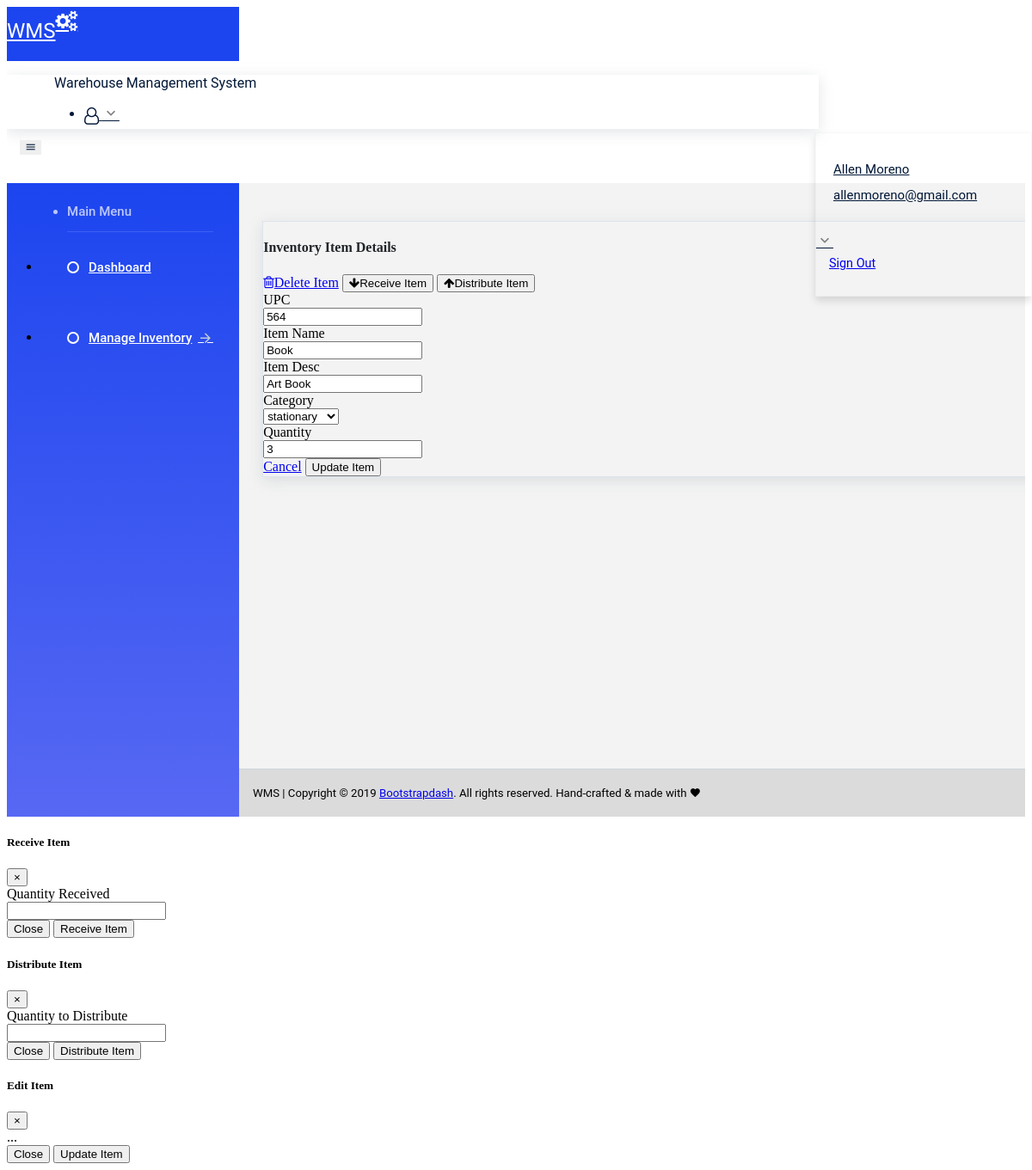
Before: /item_details.php?details_id=74 with the older database file.
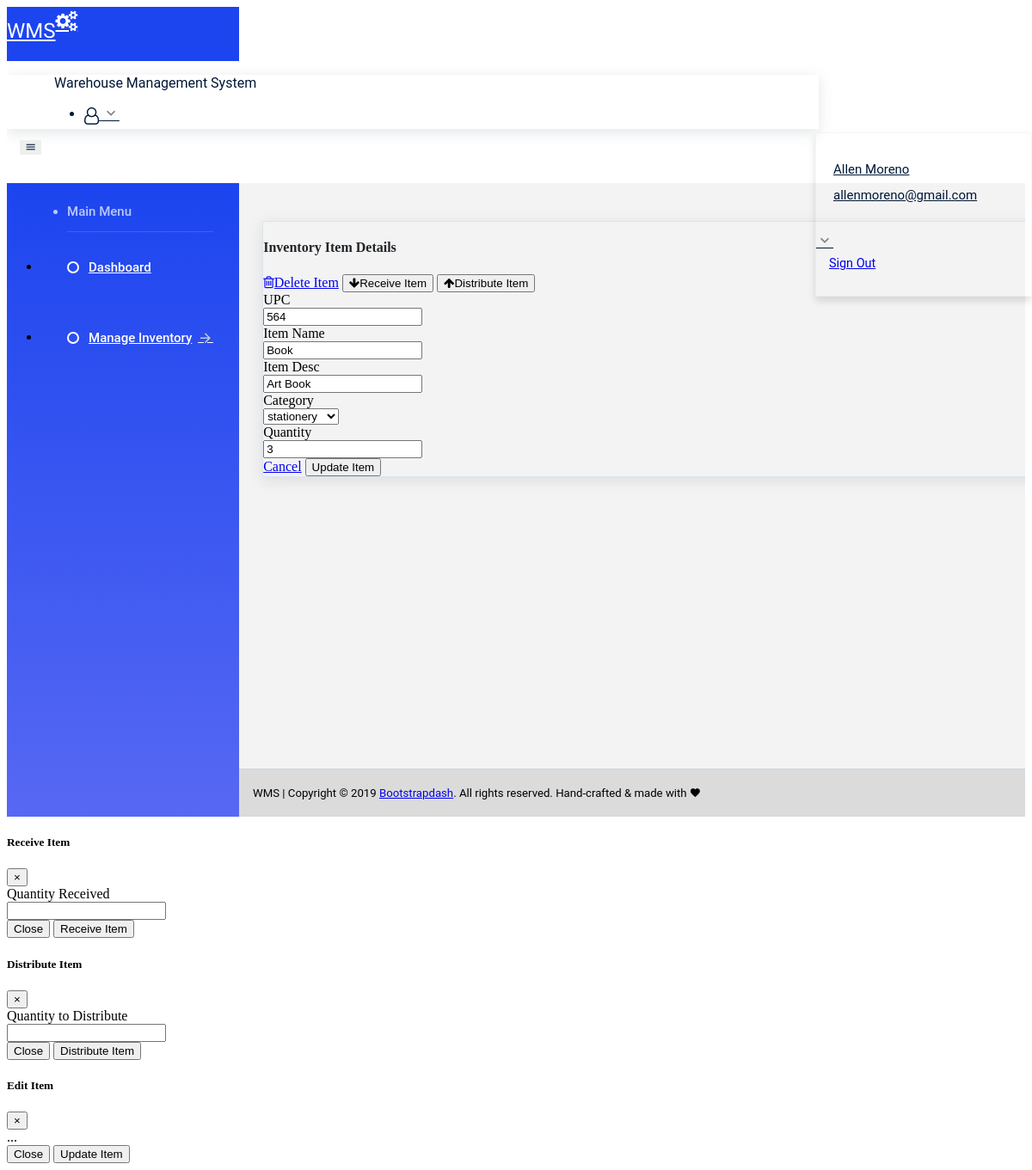
After: the same page with the newer database file.
### tables this page shows
CREATE TABLE `inventory_items` (
  `id` int(11) NOT NULL,
  `upc` varchar(255) NOT NULL,
  `item_name` varchar(255) NOT NULL,
  `item_desc` varchar(255) NOT NULL,
  `category` varchar(255) NOT NULL,
  `quantity` int(255) NOT NULL,
  `last_modified` timestamp NOT NULL DEFAULT CURRENT_TIMESTAMP ON UPDATE CURRENT_TIMESTAMP
);

### item_details.php (the view, shortened to what the changed rows need)
<!DOCTYPE html>
<html lang="en">
  <body>
    <div class="container-scroller">
      <div class="container-fluid page-body-wrapper">
        <div class="main-panel">
          <div class="content-wrapper">
            <?php
            if(isset($_GET['details_id'])){
                $id = $_GET['details_id'];
                $con = mysqli_connect(DB_SERVER, DB_USER, DB_PASS, DB_NAME);
            $sql = "SELECT * FROM inventory_items WHERE id = '$id' LIMIT 1";
            $search_result = mysqli_query($con, $sql);
            $row = mysqli_fetch_assoc($search_result);
            }
            ?>
            <div class="row">
              <div class="col-md-12">
                <div class="row">
                  <div class="col-md-12 grid-margin">
                    <div class="card">
                        <div class="card-body">
                            <form class="form-sample" method="GET" action="update_item.php">
                                <div class="row">
                                    <div class="col-md-12">
                                        <div class="form-group row">
                                            <div class="col-sm-9">
                                            <input name="item_upc" type="number" class="form-control" value="<?php if(isset($row['upc'])){echo($row['upc']);} ?>"  required />
                                            </div>
                                        </div>
                                    </div>
                                    <div class="col-md-12">
                                        <div class="form-group row">
                                            <div class="col-sm-9">
                                                <input name="item_name" type="text" class="form-control" value="<?php if(isset($row['item_name'])){echo($row['item_name']);} ?>" required />
                                            </div>
                                        </div>
                                    </div>
                                </div>
                                <div class="row">
                                    <div class="col-md-12">
                                        <div class="form-group row">
                                            <div class="col-sm-9">
                                                <input name="item_desc" type="text" class="form-control" value="<?php if(isset($row['item_desc'])){echo($row['item_desc']);} ?>" required />
                                            </div>
                                        </div>
                                    </div>
                                    <div class="col-md-12">
                                        <div class="form-group row">
                                            <div class="col-sm-9">
                                                <select name="item_category" class="form-control" required>
                                                <option selected value="<?php if(isset($row['category'])){echo($row['category']);}?>"><?php if(isset($row['category'])){echo($row['category']);}?></option>
                                                </select>
                                            </div>
                                        </div>
                                    </div>
                                </div>
                                <div class="row">
                                <div class="col-md-12">
                                        <div class="form-group row">
                                            <div class="col-sm-9">
                                                <input name="item_quantity" type="number" class="form-control" value="<?php if(isset($row['quantity'])){echo($row['quantity']);} ?>" required/>
                                            </div>
                                        </div>
                                    </div>
                                </div>
                            </form>
                      </div>
                    </div>
                  </div>
                </div>
              </div>
            </div>
          </div>
        </div>
      </div>
    </div>
</body>
</html>

Changed rows visible on the page:
changed inventory_items "Book": item_category "stationary" → "stationery"
